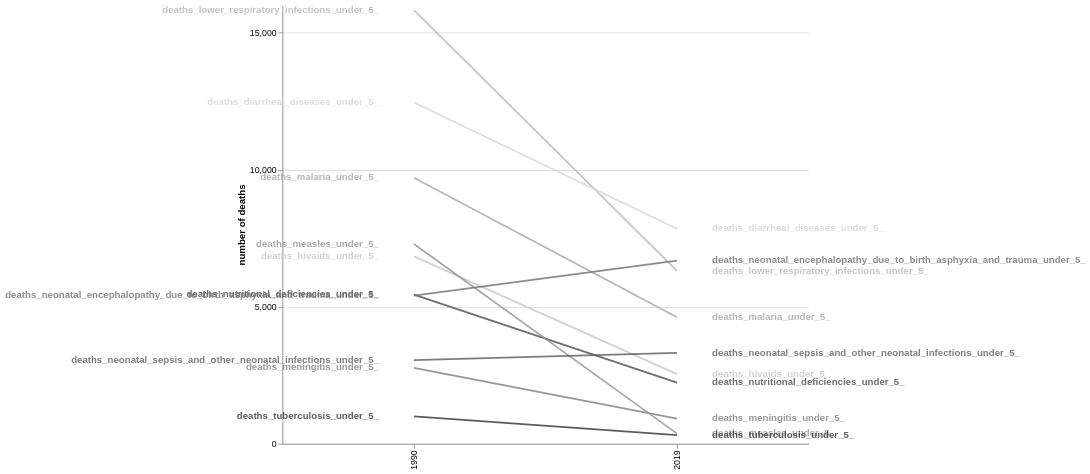

Notebook cell for this chart:
### Markdown cell above
### Under five causes of death slope chart

### Code cell
slope = alt.Chart(kenya_under5_df[(kenya_under5_df.year == kenya_under5_df.year.min()) | (kenya_under5_df.year == kenya_under5_df.year.max())]).transform_fold(
['deaths_malaria_under_5_','deaths_hivaids_under_5_',
 'deaths_meningitis_under_5_','deaths_nutritional_deficiencies_under_5_',
 'deaths_lower_respiratory_infections_under_5_','deaths_measles_under_5_',
 'deaths_neonatal_sepsis_and_other_neonatal_infections_under_5_',
 'deaths_neonatal_encephalopathy_due_to_birth_asphyxia_and_trauma_under_5_',
 'deaths_tuberculosis_under_5_','deaths_diarrheal_diseases_under_5_'],
).mark_line().encode(
    alt.X('year:O', title=""),
    alt.Y('value:Q', title="number of deaths", axis=alt.Axis(tickCount=4)),
    alt.Color('key:N', scale=alt.Scale(scheme="greys"), legend=None),
    alt.OpacityValue(0.8)).properties(width={"step":300},height=500)

labeltextmax = slope.mark_text(dx=40, dy=0,
                            align='left', baseline='middle',
                            fontWeight='bold').encode(alt.X('max(year):O', title=""),
                                                   alt.Y('value:Q',  aggregate={'argmax':'year'}, title=""),
                                                   alt.Text('key:N'))
labelvaluemax = slope.mark_text(dx=20, dy=0, 
                                align='left', baseline='middle').encode(alt.X('max(year):O', title=""),
                                                                        alt.Y('value:Q', aggregate={'argmax':'year'}),
                                                                        alt.Text("value:Q"))

labeltextmin = slope.mark_text(dx=-40, dy=0,
                            align='right', baseline='middle',
                            fontWeight='bold').encode(alt.X('min(year):O', title=""),
                                                   alt.Y('value:Q',  aggregate={'argmin':'year'}, title=""),
                                                   alt.Text('key:N'))

labelvaluemin = slope.mark_text(dx=-20, dy=0, 
                                align='right', baseline='middle').encode(alt.X('min(year):O', title=""),
                                                                        alt.Y('value:Q', aggregate={'argmin':'year'}),
                                                                        alt.Text("value:Q"))

(slope + labeltextmin + labeltextmax).properties().configure_view(stroke=None)#.save('charts/kenya_tb_deaths_under5_slope.html')

### Figure 1 — Vega-Lite specification as saved in the notebook (floating-point values rounded to 4 significant figures)
{"config": {"view": {"continuousWidth": 300, "continuousHeight": 300, "stroke": null}}, "layer": [{"mark": {"type": "line"}, "encoding": {"color": {"field": "key", "legend": null, "scale": {"scheme": "greys"}, "type": "nominal"}, "opacity": {"value": 0.8}, "x": {"field": "year", "title": "", "type": "ordinal"}, "y": {"axis": {"tickCount": 4}, "field": "value", "title": "number of deaths", "type": "quantitative"}}, "transform": [{"fold": ["deaths_malaria_under_5_", "deaths_hivaids_under_5_", "deaths_meningitis_under_5_", "deaths_nutritional_deficiencies_under_5_", "deaths_lower_respiratory_infections_under_5_", "deaths_measles_under_5_", "deaths_neonatal_sepsis_and_other_neonatal_infections_under_5_", "deaths_neonatal_encephalopathy_due_to_birth_asphyxia_and_trauma_under_5_", "deaths_tuberculosis_under_5_", "deaths_diarrheal_diseases_under_5_"]}]}, {"mark": {"type": "text", "align": "right", "baseline": "middle", "dx": -40, "dy": 0, "fontWeight": "bold"}, "encoding": {"color": {"field": "key", "legend": null, "scale": {"scheme": "greys"}, "type": "nominal"}, "opacity": {"value": 0.8}, "text": {"field": "key", "type": "nominal"}, "x": {"aggregate": "min", "field": "year", "title": "", "type": "ordinal"}, "y": {"aggregate": {"argmin": "year"}, "field": "value", "title": "", "type": "quantitative"}}, "transform": [{"fold": ["deaths_malaria_under_5_", "deaths_hivaids_under_5_", "deaths_meningitis_under_5_", "deaths_nutritional_deficiencies_under_5_", "deaths_lower_respiratory_infections_under_5_", "deaths_measles_under_5_", "deaths_neonatal_sepsis_and_other_neonatal_infections_under_5_", "deaths_neonatal_encephalopathy_due_to_birth_asphyxia_and_trauma_under_5_", "deaths_tuberculosis_under_5_", "deaths_diarrheal_diseases_under_5_"]}]}, {"mark": {"type": "text", "align": "left", "baseline": "middle", "dx": 40, "dy": 0, "fontWeight": "bold"}, "encoding": {"color": {"field": "key", "legend": null, "scale": {"scheme": "greys"}, "type": "nominal"}, "opacity": {"value": 0.8}, "text": {"field": "key", "type": "nominal"}, "x": {"aggregate": "max", "field": "year", "title": "", "type": "ordinal"}, "y": {"aggregate": {"argmax": "year"}, "field": "value", "title": "", "type": "quantitative"}}, "transform": [{"fold": ["deaths_malaria_under_5_", "deaths_hivaids_under_5_", "deaths_meningitis_under_5_", "deaths_nutritional_deficiencies_under_5_", "deaths_lower_respiratory_infections_under_5_", "deaths_measles_under_5_", "deaths_neonatal_sepsis_and_other_neonatal_infections_under_5_", "deaths_neonatal_encephalopathy_due_to_birth_asphyxia_and_trauma_under_5_", "deaths_tuberculosis_under_5_", "deaths_diarrheal_diseases_under_5_"]}]}], "data": {"name": "data-de87c0ae001493e6d6ab683cc4740a28"}, "height": 500, "width": {"step": 300}, "$schema": "https://vega.github.io/schema/vega-lite/v6.4.1.json", "datasets": {"data-de87c0ae001493e6d6ab683cc4740a28": [{"year": 1990, "deaths_malaria_under_5_": 9707, "deaths_hivaids_under_5_": 6836, "deaths_meningitis_under_5_": 2772, "deaths_nutritional_deficiencies_under_5_": 5444, "deaths_other_neonatal_disorders_under_5_": 3855, "deaths_whooping_cough_under_5_": 1210, "deaths_lower_respiratory_infections_under_5_": 15821, "deaths_congenital_birth_defects_under_5_": 3688, "deaths_measles_under_5_": 7286, "deaths_neonatal_sepsis_and_other_neonatal_infections_under_5_": 3050, "deaths_neonatal_encephalopathy_due_to_birth_asphyxia_and_trauma_under_5_": 5401, "deaths_drowning_under_5_": 269, "deaths_tuberculosis_under_5_": 999, "deaths_neonatal_preterm_birth_under_5_": 4832, "deaths_diarrheal_diseases_under_5_": 12453, "deaths_neoplasms_under_5_": 420, "deaths_syphilis_under_5_": 1542}, {"year": 2019, "deaths_malaria_under_5_": 4618, "deaths_hivaids_under_5_": 2540, "deaths_meningitis_under_5_": 916, "deaths_nutritional_deficiencies_under_5_": 2229, "deaths_other_neonatal_disorders_under_5_": 3746, "deaths_whooping_cough_under_5_": 962, "deaths_lower_respiratory_infections_under_5_": 6307, "deaths_congenital_birth_defects_under_5_": 3239, "deaths_measles_under_5_": 369, "deaths_neonatal_sepsis_and_other_neonatal_infections_under_5_": 3313, "deaths_neonatal_encephalopathy_due_to_birth_asphyxia_and_trauma_under_5_": 6686, "deaths_drowning_under_5_": 123, "deaths_tuberculosis_under_5_": 316, "deaths_neonatal_preterm_birth_under_5_": 4362, "deaths_diarrheal_diseases_under_5_": 7847, "deaths_neoplasms_under_5_": 350, "deaths_syphilis_under_5_": 899}]}}
